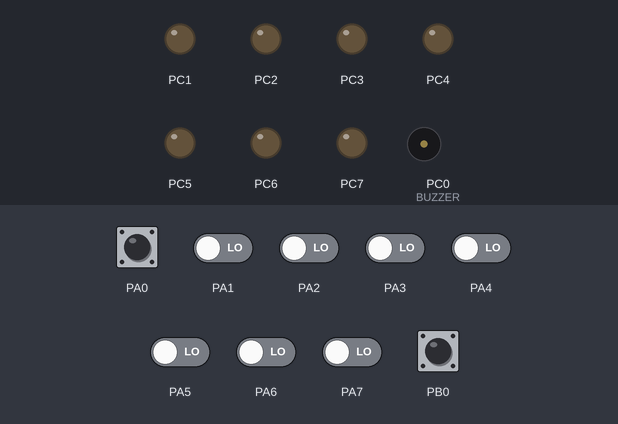
Recording of a program running on a simulated ATmega16, built with avr-gcc and emulated at 16 MHz. Shown: output pins drawn as LEDs (lit = HIGH), buzzer (waves = sounding). Inputs (shaded band) come from the test bench; at power-on: PA0, PB0 HIGH, PA1–7 LOW.

Above: at 1.2 s.
1.3 s: PA0 pulled LOW for 0.15 s
2.9 s: PB0 pulled LOW for 0.15 s
At 3.02 s:
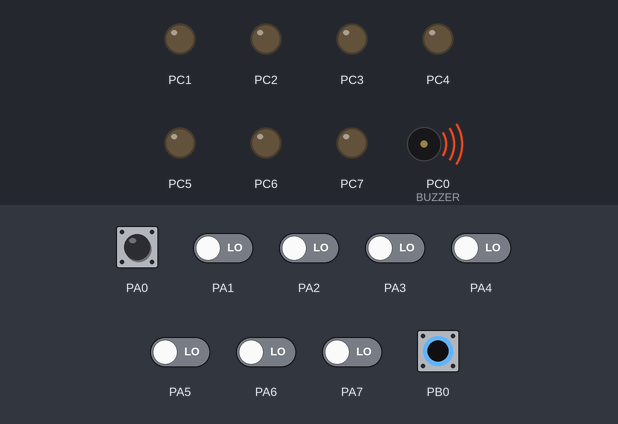
Timing chart, 0 to 5.9 s (numbered marks = the images above; inputs shaded):
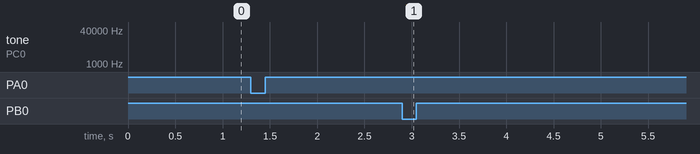

The program:

main.c
```c
/*
 * fastestfing.c
 *
 * Created: 9/25/2013 8:17:35 PM
 *  Author: GANESH SELVARAJ
 */
#define F_CPU 16000000UL
#include <avr/io.h>
#include <util/delay.h>
#define BUZZER PC0

void display(uint16_t val)
{
uint8_t disp[]={0,0x06,0x5B,0x4F,0x66,0x6D,0x7D,0x07,0x7F};


switch (val)
{
case 0b11111110:
DDRA=~val;
PORTA=~val;
break;
case 0b11111101:
DDRA=~val;
PORTA=~val;
break;
case 0b11111011:
DDRA=~val;
PORTA=~val;
break;
case 0b11110111:
DDRA=~val;
PORTA=~val;
break;
case 0b11101111:
DDRA=~val;
PORTA=~val;
break;
case 0b11011111:
DDRA=~val;
PORTA=~val;
break;
case 0b10111111:
DDRA=~val;
PORTA=~val;
break;
case 0b01111111:
DDRA=~val;
PORTA=~val;
break;
}
while((PINB & 0b00000001)!=0)
{
_delay_ms(100);
}

DDRA=0x00;
PORTC=0<<0;
}

/*
void Waiting(int j) // simple delay function
{
uint8_t i;
for(i=0;i<j;i++)
_delay_ms(200);
}
*/


int main(void)
{

DDRC=1<<0;
DDRA=0x00;
PORTA=0xff;
DDRB=(0<<PB0);
PORTB=(1<<PB0);
DDRC=0xff;
uint16_t val=0;
while(1)
{

if(PINA!=0xFF)
{
val=PINA;
PORTC=1<<0;
display(val);
}
}
}
```

Measured:
- after the input at 2.9 s, tone on PC0 (BUZZER): silent → 470587 Hz at once, → silent 0.16 s later
